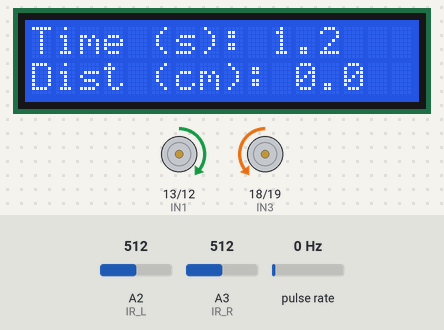
This sketch was run on a simulated Arduino Uno, built with avr-gcc and run on an emulated ATmega328P. Shown: 16×2 character LCD, motor-driver pin pairs drawn as motors (green arrow = first pin HIGH = forward, orange = second pin HIGH = backward, longer = more drive, scaled by the enable pin). Wiring (inferred from the names in the program): pulse sensor: data pin 2. The test bench sets the inputs (shaded band); at power-on: A3 (IR_R) = 512, pulse rate 0 Hz, A2 (IR_L) = 512.

Above: at 2.0 s.
2.1 s: A3 (IR_R) set to 265
3.8 s: A3 (IR_R) set to 238
At 4.03 s:
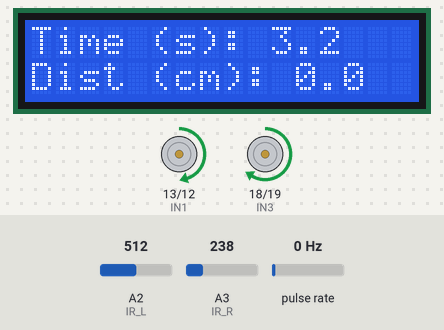
5.5 s: pulse rate (sensor on pin 2) set to 50 Hz
At 5.98 s:
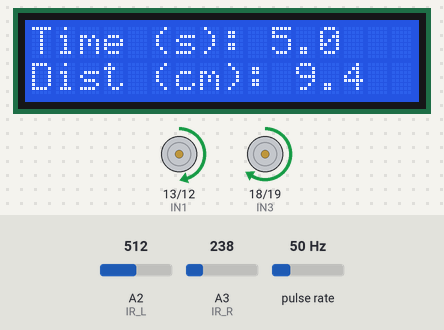
7.3 s: A2 (IR_L) set to 0
At 10.01 s:
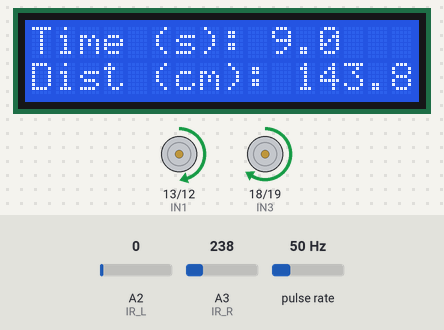
10.3 s: pulse rate (sensor on pin 2) set to 196 Hz
At 13.2 s:
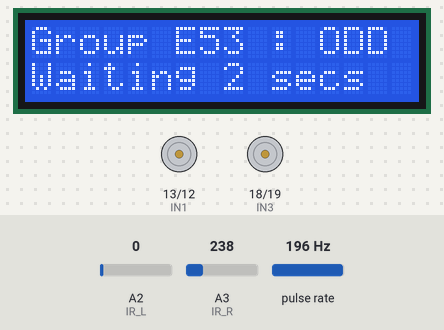
13.3 s: A3 (IR_R) set to 306
At 15.6 s:
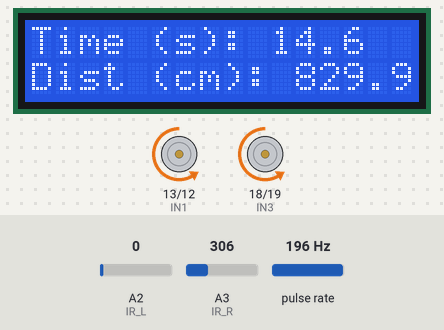
Timing chart, 0 to 17.1 s (numbered marks = the images above; inputs shaded):
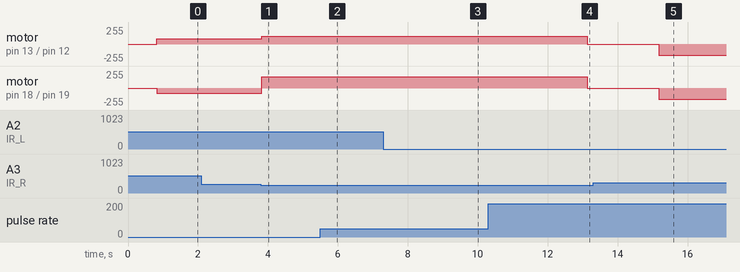

Measured:
- the behaviour switches between 250 and 249 on A3 (IR_R) (found by bisection; images 0 and 1)
- after the input at 3.8 s, motor on pin 13 (IN1) / pin 12 (IN2): forward 81/255 → forward 118/255 at once; motor on pin 18 (IN3) / pin 19 (IN4): backward 81/255 → forward 170/255 at once
- after the input at 10.3 s, motor on pin 13 (IN1) / pin 12 (IN2): forward 118/255 → stopped after 2.8 s; motor on pin 18 (IN3) / pin 19 (IN4): forward 170/255 → stopped after 2.8 s
- after the input at 13.3 s, motor on pin 13 (IN1) / pin 12 (IN2), motor on pin 18 (IN3) / pin 19 (IN4): stopped → backward 170/255 after 1.9 s; the display: first differs from a run without the input after 2.1 s (image 5)

The sketch:

PW3Task1.ino
```cpp
#include <LiquidCrystal.h>

//Function declarations
void printDist(float dist, uint8_t col, uint8_t row);
void printTime(unsigned long msecs, uint8_t col, uint8_t row);
void forward(uint8_t speed);
void backward(uint8_t speed);
void left(uint8_t speed);
void right(uint8_t speed);
void stop();

// LCD setup pins
const uint8_t RS = 8;
const uint8_t EN = 9;
const uint8_t D4 = 4;
const uint8_t D5 = 5;
const uint8_t D6 = 6;
const uint8_t D7 = 7;

// Input pins to drive the motors
const uint8_t IN1 = 13;
const uint8_t IN2 = 12;
const uint8_t IN3 = 18;  // marked as pin A4 on the Arduino
const uint8_t IN4 = 19;  // marked as pin A5 on the Arduino

// Motor enable pins
const uint8_t ENA = 11;
const uint8_t ENB = 3;

// Preset speeds that can be used to drive the motor at
const uint8_t TOP_GEAR = 255;
const uint8_t UPPER_GEAR = 128;
const uint8_t REV_UPPER_GEAR = 170;
const uint8_t NORMAL_GEAR = 80;
const uint8_t LOWER_GEAR = 50;

// Rotary Encoder pins
//const uint8_t ENC_L = 12;  // Not in use as pin 12 cannot be used for digitalPinToInterrupt()
const uint8_t ENC_R = 2;

//IR Sensor pins
const uint8_t IR_L = 16;  // marked as pin A2 on the Arduino
const uint8_t IR_R = 17;  // marked as pin A3 on the Arduino

//IR Sensor threshold values
const uint8_t IRT_L = 120;
const uint8_t IRT_R = 250;

// Variables related to counting pulses received from the rotary encoders
//volatile unsigned int countL = 0;  // Not in use, see comment on ENC_L
volatile uint16_t countR = 0;

// Define interrupt functions to be used to count the pulses from the encoders
//void count_left() { countL++; }  // Not in use, see comment on ENC_L
void count_right() {
  countR++;
}

// Variables related to time tracking, state keeping, and group num based delay
// unsigned long DURATION = 3 * 1000;  // Converted to milliseconds
const char GRP_PRFX[2] = "E";
const uint8_t GRP_NUM = 53;
const String GRP_NUM_TYPE = (GRP_NUM % 2) ? String("ODD") : String("EVEN");
const unsigned long DELAY_MSEC = (GRP_NUM % 2) ? 2000 : 3000;  // Delay is in milliseconds
const uint16_t DELAY_SEC = (uint16_t)DELAY_MSEC / (uint16_t)1000;
const float DELAY_DIST = (float)(GRP_NUM * 10);
unsigned long start_time = 0;
unsigned long elapsed_time = 0;
const unsigned long AUTOPILOT_ON = (28 * 1000) + DELAY_MSEC;  // Amount of time after which the auto-stop functionality is enabled
bool is_moving = false;

// Variables related to printing and calculating distance travelled
float distance = 0;
const float CIRCUMFRNC = 26.748671;  // Circumference in cm ; Calculated from a diameter measurement of ~67mm
const uint8_t PPR = 40;              // Pulses per revolution, counted from the number of slits in the encoder wheel.
                                     // TODO: empirically measure the pulses generated per revolution
                                     // PPR empirically determined to be 40


// Setup the LCD
LiquidCrystal lcd(RS, EN, D4, D5, D6, D7);

void setup() {
  // Set encoder digital out pins as inputs to the Arduino
  //pinMode(ENC_L, INPUT);  // Not in use, see comment on ENC_L
  pinMode(ENC_R, INPUT);

  // Set the L298N's input pins as outputs from the Arduino
  pinMode(IN1, OUTPUT);
  pinMode(IN2, OUTPUT);
  pinMode(IN3, OUTPUT);
  pinMode(IN4, OUTPUT);
  pinMode(ENA, OUTPUT);
  pinMode(ENB, OUTPUT);

  // Attach interrupts for counting the pulses
  //attachInterrupt(digitalPinToInterrupt(ENC_L), count_left, FALLING);  // Not in use, see comment on ENC_L
  attachInterrupt(digitalPinToInterrupt(ENC_R), count_right, FALLING);

  // Init LCD
  lcd.begin(16, 2);

  // Display run start message
  lcd.setCursor(0, 0);
  lcd.print("Beginning run...");
  delay(750);

  // Start run & record start time
  lcd.clear();
  start_time = millis();
}

void loop() {
  // Calculate elapsed time
  elapsed_time = millis() - start_time;

  // Read values from the IR sensors
  unsigned int leftIRval = analogRead(IR_L);
  unsigned int rightIRval = analogRead(IR_R);

  // Check if the read values are less than the programmed threshold values
  // This means that not enough of the IR light from the IR LED is being detected by the photodiode, indictating that said sensor is above the black line
  bool rightIRdetect = (rightIRval < IRT_R) ? true : false;
  bool leftIRdetect = (leftIRval < IRT_L) ? true : false;

  // Calculate distance travelled
  //distance = ((float)((countL + countR) / 2) / (float)PPR) * CIRCUMFRNC;
  detachInterrupt(digitalPinToInterrupt(ENC_R));
  distance = ((float)countR / (float)PPR) * CIRCUMFRNC;
  attachInterrupt(digitalPinToInterrupt(ENC_R), count_right, FALLING);

  if (distance >= DELAY_DIST && distance < (DELAY_DIST + 2)) {
    stop();
    lcd.clear();
    lcd.setCursor(0, 0);
    lcd.print("Group ");
    lcd.print(GRP_PRFX);
    lcd.print(GRP_NUM);
    lcd.print(" : ");
    lcd.print(GRP_NUM_TYPE);
    lcd.setCursor(0, 1);
    lcd.print("Waiting ");
    lcd.print(DELAY_SEC);
    lcd.print(" secs");
    delay(DELAY_MSEC);
    lcd.clear();
  }
  if (!rightIRdetect && !leftIRdetect) {  // Neither of the IR sensors are seeing the black line
    forward(81);
  }
  if (rightIRdetect && !leftIRdetect) {  // Only the right IR sensor is seeing the black line
    right(118);
  }
  if (!rightIRdetect && leftIRdetect) {  // Only the left IR sensor is seeing the black line
    left(118);
  }
  if (rightIRdetect && leftIRdetect && elapsed_time > AUTOPILOT_ON) {  // Both IR sensors are seeing the black line
    stop();
  }
  if (is_moving) {
    // Print time taken and distance travelled
    printTime(elapsed_time, 0, 0);
    printDist(distance, 0, 1);
  }

  delay(34);  // Delay for a small amount of time to smooth out operations
}

void printDist(float dist, uint8_t col, uint8_t row) {
  lcd.setCursor(col, row);
  lcd.print("Dist (cm): ");
  lcd.print(dist, 1);  // print to 1 DP
}
void printTime(unsigned long msecs, uint8_t col, uint8_t row) {
  const double secs = (double)msecs / (double)1000;
  lcd.setCursor(col, row);
  lcd.print("Time (s): ");
  lcd.print(secs, 1);  // print to 1 DP
}

void forward(uint8_t speed) {
  analogWrite(ENA, speed);
  analogWrite(ENB, speed);
  digitalWrite(IN1, HIGH);
  digitalWrite(IN2, LOW);
  digitalWrite(IN3, LOW);
  digitalWrite(IN4, HIGH);
  if (is_moving == false) { is_moving = true; }
}
void right(uint8_t speed) {
  analogWrite(ENA, speed);
  analogWrite(ENB, REV_UPPER_GEAR);
  digitalWrite(IN1, HIGH);
  digitalWrite(IN2, LOW);
  digitalWrite(IN3, HIGH);
  digitalWrite(IN4, LOW);
  if (is_moving == false) { is_moving = true; }
}
void left(uint8_t speed) {
  analogWrite(ENA, REV_UPPER_GEAR);
  analogWrite(ENB, speed);
  digitalWrite(IN1, LOW);
  digitalWrite(IN2, HIGH);
  digitalWrite(IN3, LOW);
  digitalWrite(IN4, HIGH);
  if (is_moving == false) { is_moving = true; }
}
void stop() {
  digitalWrite(ENA, LOW);
  digitalWrite(ENB, LOW);
  digitalWrite(IN1, LOW);
  digitalWrite(IN2, LOW);
  digitalWrite(IN3, LOW);
  digitalWrite(IN4, LOW);
  if (is_moving == true) { is_moving = false; }
}
// void backward(uint8_t speed) {
//   analogWrite(ENA, speed);
//   analogWrite(ENB, speed);
//   digitalWrite(IN1, LOW);
//   digitalWrite(IN2, HIGH);
//   digitalWrite(IN3, HIGH);
//   digitalWrite(IN4, LOW);
//   if (is_moving == false) { is_moving = true; }
// }
```
